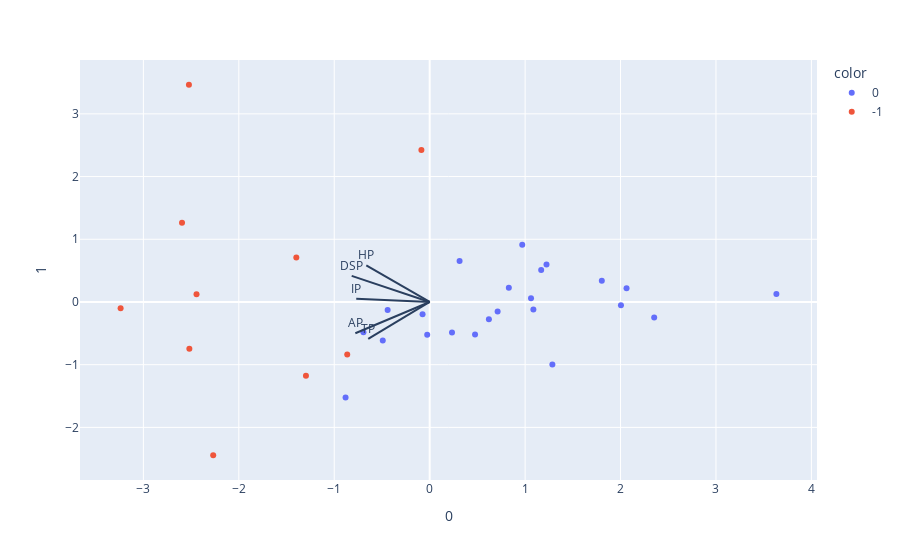

The cell this chart's notebook holds for it:
### Code cell
dbscan=DBSCAN(eps=1.5).fit(nuevosACP)

features = DC.columns

components = pca.fit_transform(datosestan)

loadings = pca.components_.T * np.sqrt(pca.explained_variance_)

fig = px.scatter(components, x=0, y=1, color=dbscan.labels_.astype(str))

for i, feature in enumerate(features):
    fig.add_shape(
        type='line',
        x0=0, y0=0,
        x1=loadings[i, 0],
        y1=loadings[i, 1]
    )
    fig.add_annotation(
        x=loadings[i, 0],
        y=loadings[i, 1],
        ax=0, ay=0,
        xanchor="center",
        yanchor="bottom",
        text=feature,
    )
fig.show()

### Figure 1 — Plotly figure (JSON) as saved in the notebook; plotly's stock layout.template omitted (floating-point values rounded to 4 significant figures)
{"data": [{"hovertemplate": "color=0<br>0=%{x}<br>1=%{y}<extra></extra>", "legendgroup": "0", "marker": {"color": "#636efa", "symbol": "circle"}, "mode": "markers", "name": "0", "orientation": "v", "showlegend": true, "type": "scatter", "x": [0.7122, 1.168, 1.062, -0.6942, -0.02585, 1.224, 1.087, -0.07469, 2.004, -0.4405, 2.063, -0.4914, 1.804, 0.6206, 1.286, 0.4754, 0.8296, -0.8812, 0.2338, 0.3135, 0.97, 3.633, 2.353], "xaxis": "x", "y": [-0.1514, 0.5112, 0.05905, -0.4826, -0.5222, 0.5961, -0.1218, -0.1957, -0.05228, -0.1289, 0.2203, -0.6161, 0.3392, -0.2738, -0.9989, -0.519, 0.2249, -1.524, -0.4863, 0.6542, 0.9114, 0.1274, -0.2477], "yaxis": "y"}, {"hovertemplate": "color=-1<br>0=%{x}<br>1=%{y}<extra></extra>", "legendgroup": "-1", "marker": {"color": "#EF553B", "symbol": "circle"}, "mode": "markers", "name": "-1", "orientation": "v", "showlegend": true, "type": "scatter", "x": [-0.08675, -2.443, -2.518, -1.296, -0.8639, -2.595, -3.239, -2.268, -1.398, -2.523], "xaxis": "x", "y": [2.423, 0.1233, -0.7476, -1.176, -0.8388, 1.263, -0.1006, -2.444, 0.7106, 3.464], "yaxis": "y"}], "layout": {"annotations": [{"ax": 0, "ay": 0, "text": "DSP", "x": -0.8173, "xanchor": "center", "y": 0.4165, "yanchor": "bottom"}, {"ax": 0, "ay": 0, "text": "HP", "x": -0.6642, "xanchor": "center", "y": 0.5855, "yanchor": "bottom"}, {"ax": 0, "ay": 0, "text": "IP", "x": -0.7694, "xanchor": "center", "y": 0.05015, "yanchor": "bottom"}, {"ax": 0, "ay": 0, "text": "TP", "x": -0.644, "xanchor": "center", "y": -0.5893, "yanchor": "bottom"}, {"ax": 0, "ay": 0, "text": "AP", "x": -0.7789, "xanchor": "center", "y": -0.4986, "yanchor": "bottom"}], "autosize": true, "legend": {"title": {"text": "color"}, "tracegroupgap": 0}, "margin": {"t": 60}, "shapes": [{"type": "line", "x0": 0, "x1": -0.8173, "y0": 0, "y1": 0.4165}, {"type": "line", "x0": 0, "x1": -0.6642, "y0": 0, "y1": 0.5855}, {"type": "line", "x0": 0, "x1": -0.7694, "y0": 0, "y1": 0.05015}, {"type": "line", "x0": 0, "x1": -0.644, "y0": 0, "y1": -0.5893}, {"type": "line", "x0": 0, "x1": -0.7789, "y0": 0, "y1": -0.4986}], "xaxis": {"anchor": "y", "autorange": true, "domain": [0, 1], "range": [-3.687, 4.081], "title": {"text": "0"}, "type": "linear"}, "yaxis": {"anchor": "x", "autorange": true, "domain": [0, 1], "range": [-2.863, 3.883], "title": {"text": "1"}, "type": "linear"}}}
